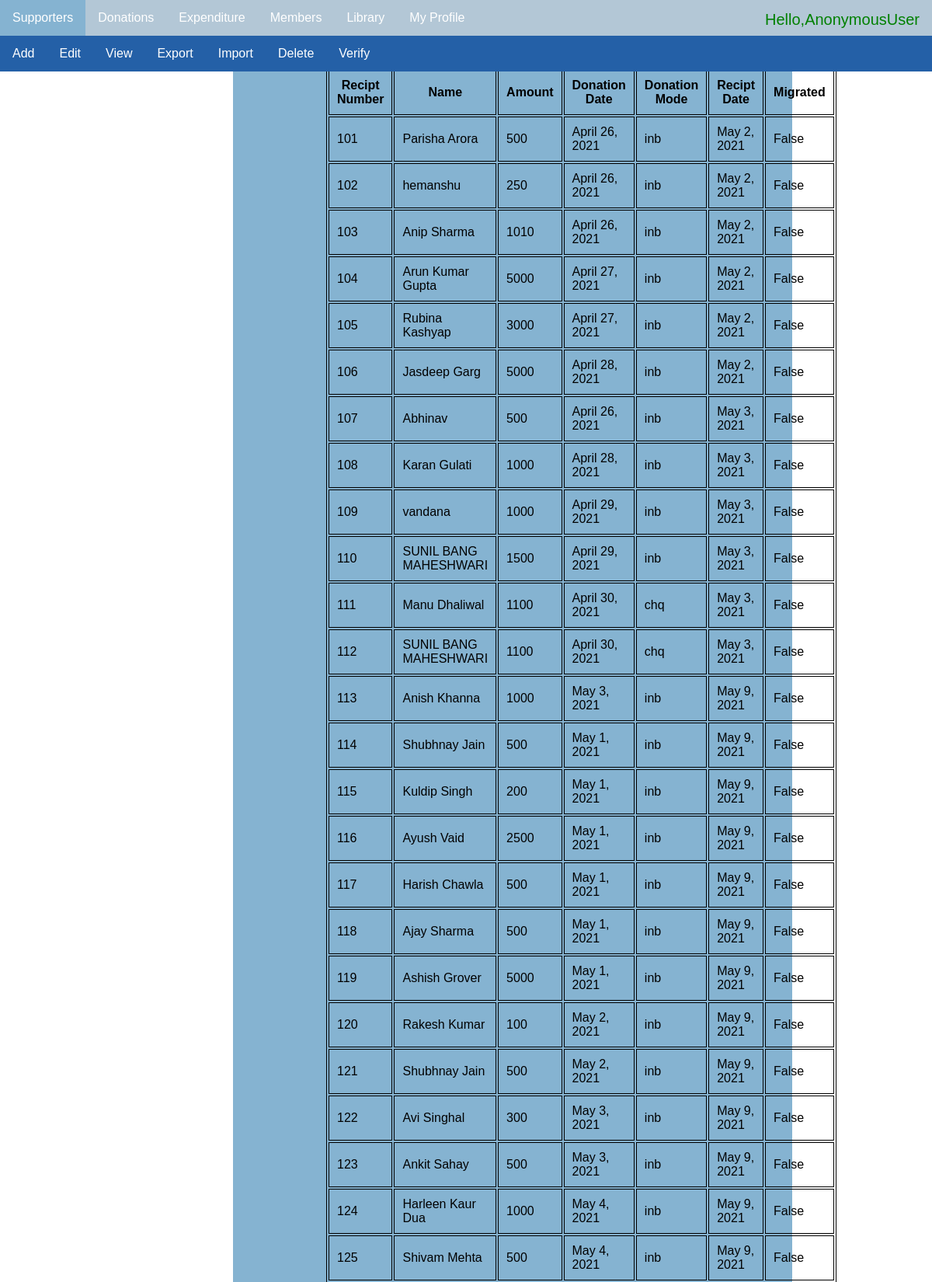
The app's page /don/view_don/?page=3 (upper part) with its own data.
### donation/models.py (models this page shows)
class verified_donation(models.Model):
    rec_no = models.AutoField(primary_key=True)
    recipt_num = models.IntegerField(default = 0)
    member = models.ForeignKey('supporters.supporter', on_delete=models.CASCADE,null=True)
    anon_name = models.CharField(max_length = 100,null = True,blank =True)
    amount = models.CharField(max_length = 20, blank=False)
    date_donation = models.DateField(blank=True)
    mode_donation = models.CharField(max_length = 100,default = 'CASH',choices = mode_choces)
    date_rec = models.DateField()
    migrated = models.BooleanField(default = False)
    anon = models.BooleanField(default = False)
    mail_sent = models.BooleanField(default = False)

### supporters/models.py (models this page shows, shortened)
class supporter(models.Model):
    name = models.CharField(max_length=100,blank=False)
    age = models.CharField(max_length=100,null=True,blank=True)
    gender = models.CharField(max_length=15, null=True, blank=True)
    phone_no = models.CharField(max_length=20,unique=True, blank=False)
    alt_phone_no = models.CharField(max_length=20, null=True, blank=True)
    email_id = models.EmailField(null=True, blank=True)
    city = models.CharField(max_length=100, null=True, blank=True)
    Reference = models.CharField(max_length=100, null=True, blank=True)
    pan_card = models.CharField(max_length=100, null=True, blank=True)
    address_a = models.CharField(max_length=100, null=True, blank=True)
    address_b = models.CharField(max_length=100, null=True)
    address_c = models.CharField(max_length=100, null=True)
    is_constant = models.BooleanField(default=False)
    amount = models.PositiveIntegerField(default=0,null=True, blank=True)
    is_sponsor = models.BooleanField(default=False)
    sponsee = models.CharField(max_length=300, null=True, blank=True)
    is_one_time = models.BooleanField(default=False)
    resources = models.BooleanField(default=False)
    is_si = models.BooleanField(default = False)
    si_date = models.IntegerField(null = True, blank=True)
    dob = models.DateField(null = True,blank=True)
    profession = models.CharField(max_length= 200, null = True, blank=True)
    is_verified = models.BooleanField(default=False)
    last_generated = models.IntegerField(default=0, blank=True)
    date_added = models.DateTimeField(default=timezone.now, blank=True)
    date_edited = models.DateTimeField(default=timezone.now, blank=True)

### donation/views.py (the view)
# urls.py: path('view_don/',views.DonationListView.as_view(),name = 'view_don'),
class DonationListView(ListView):
    model = verified_donation
    paginate_by = 50  # if pagination is desired

### templates/donation/verified_donation_list.html (shortened to what this page needs)
{% extends 'users/index.html' %}
{% block content %}
<table>
	<tr>
	<th> Recipt Number</th>
	<th>Name</th>
	<th>Amount</th>
	<th>Donation Date</th>
	<th>Donation Mode</th>
	<th>Recipt Date</th>
	<th>Migrated </th>
	</tr>
    {% for i in object_list %}
    <tr>
    <td>{{ i.rec_no }}</td>
    {% if i.anon == "True" %}
    	<td>{{ i.anon_name }}</td>
    {% else %}
    	<td>{{ i.member.name }}</td>
    {% endif %}
    <td>{{ i.amount }}</td>
    <td>{{ i.date_donation }}</td>
    <td>{{ i.mode_donation }}</td>
    <td>{{ i.date_rec }}</td>
    <td>{{ i.migrated }}</td>
    </tr>
    {% endfor %}
</table>
{% endblock %}

### templates/users/index.html (style rules this page uses)
body { font-family: Arial, Helvetica, sans-serif; margin: 0; }

### templates/donation/verified_donation_list.html (style rules this page uses)
table, th, td { border:1px solid black; }
td,th { padding:10px; }

### records on screen
verified_donation: rec_no "101", member.name "Parisha Arora", amount "500", date_donation "April 26, 2021", mode_donation "inb", date_rec "May 2, 2021", migrated "False"
verified_donation: rec_no "102", member.name "hemanshu", amount "250", date_donation "April 26, 2021", mode_donation "inb", date_rec "May 2, 2021", migrated "False"
verified_donation: rec_no "103", member.name "Anip Sharma", amount "1010", date_donation "April 26, 2021", mode_donation "inb", date_rec "May 2, 2021", migrated "False"
verified_donation: rec_no "104", member.name "Arun Kumar Gupta", amount "5000", date_donation "April 27, 2021", mode_donation "inb", date_rec "May 2, 2021", migrated "False"
verified_donation: rec_no "105", member.name "Rubina Kashyap", amount "3000", date_donation "April 27, 2021", mode_donation "inb", date_rec "May 2, 2021", migrated "False"
verified_donation: rec_no "106", member.name "Jasdeep Garg", amount "5000", date_donation "April 28, 2021", mode_donation "inb", date_rec "May 2, 2021", migrated "False"
verified_donation: rec_no "107", member.name "Abhinav", amount "500", date_donation "April 26, 2021", mode_donation "inb", date_rec "May 3, 2021", migrated "False"
verified_donation: rec_no "108", member.name "Karan Gulati", amount "1000", date_donation "April 28, 2021", mode_donation "inb", date_rec "May 3, 2021", migrated "False"
verified_donation: rec_no "109", member.name "vandana", amount "1000", date_donation "April 29, 2021", mode_donation "inb", date_rec "May 3, 2021", migrated "False"
verified_donation: rec_no "110", member.name "SUNIL BANG MAHESHWARI", amount "1500", date_donation "April 29, 2021", mode_donation "inb", date_rec "May 3, 2021", migrated "False"
verified_donation: rec_no "111", member.name "Manu Dhaliwal", amount "1100", date_donation "April 30, 2021", mode_donation "chq", date_rec "May 3, 2021", migrated "False"
verified_donation: rec_no "112", member.name "SUNIL BANG MAHESHWARI", amount "1100", date_donation "April 30, 2021", mode_donation "chq", date_rec "May 3, 2021", migrated "False"
verified_donation: rec_no "113", member.name "Anish Khanna", amount "1000", date_donation "May 3, 2021", mode_donation "inb", date_rec "May 9, 2021", migrated "False"
verified_donation: rec_no "114", member.name "Shubhnay Jain", amount "500", date_donation "May 1, 2021", mode_donation "inb", date_rec "May 9, 2021", migrated "False"
verified_donation: rec_no "115", member.name "Kuldip Singh", amount "200", date_donation "May 1, 2021", mode_donation "inb", date_rec "May 9, 2021", migrated "False"
verified_donation: rec_no "116", member.name "Ayush Vaid", amount "2500", date_donation "May 1, 2021", mode_donation "inb", date_rec "May 9, 2021", migrated "False"
verified_donation: rec_no "117", member.name "Harish Chawla", amount "500", date_donation "May 1, 2021", mode_donation "inb", date_rec "May 9, 2021", migrated "False"
verified_donation: rec_no "118", member.name "Ajay Sharma", amount "500", date_donation "May 1, 2021", mode_donation "inb", date_rec "May 9, 2021", migrated "False"
verified_donation: rec_no "119", member.name "Ashish Grover", amount "5000", date_donation "May 1, 2021", mode_donation "inb", date_rec "May 9, 2021", migrated "False"
verified_donation: rec_no "120", member.name "Rakesh Kumar", amount "100", date_donation "May 2, 2021", mode_donation "inb", date_rec "May 9, 2021", migrated "False"
verified_donation: rec_no "121", member.name "Shubhnay Jain", amount "500", date_donation "May 2, 2021", mode_donation "inb", date_rec "May 9, 2021", migrated "False"
verified_donation: rec_no "122", member.name "Avi Singhal", amount "300", date_donation "May 3, 2021", mode_donation "inb", date_rec "May 9, 2021", migrated "False"
verified_donation: rec_no "123", member.name "Ankit Sahay", amount "500", date_donation "May 3, 2021", mode_donation "inb", date_rec "May 9, 2021", migrated "False"
verified_donation: rec_no "124", member.name "Harleen Kaur Dua", amount "1000", date_donation "May 4, 2021", mode_donation "inb", date_rec "May 9, 2021", migrated "False"
verified_donation: rec_no "125", member.name "Shivam Mehta", amount "500", date_donation "May 4, 2021", mode_donation "inb", date_rec "May 9, 2021", migrated "False"

### other values on screen
{{ request.user }} "AnonymousUser"
